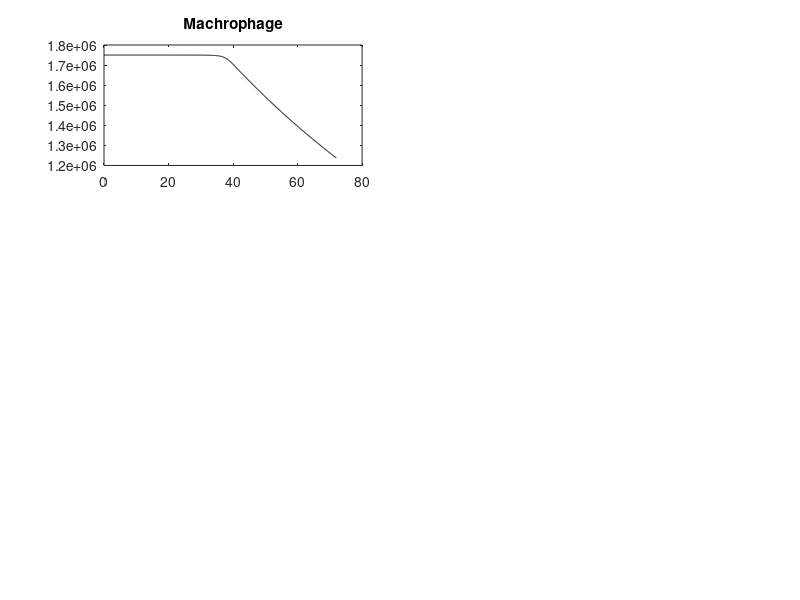

Source code (MATLAB): (Note: this script raises an error after producing the figure.)
% data = SBmeasurement('Hall data for sbtoolbox.xls')
% [time,componentNames,values,minvalues,maxvalues] = SBmeasurementdata(data);

load('hall_simulation_results')
t = results(:,1);
m = results(:,2);
dc = results(:,3);
nk = results(:,4);
mono = results(:,5);
monoblood = results(:,6);
rhop = results(:,7);
n = results(:,8);
pn = results(:,9);
np = results(:,10);
ic = results(:,11);
aic = results(:,12);

figure(1);
subplot(3,2,1);
plot(t,m,'k');
title('Machrophage');
exp_inx = find(strcmp(componentNames,'M'));
hold on
errorbar(time,values(:,exp_inx),(maxvalues(:,exp_inx)-minvalues(:,exp_inx))/2,'color','b');
hold off

subplot(3,2,2);
plot(t,dc,'k');
title('Dendritic Cell');
exp_inx = find(strcmp(componentNames,'DC'));
hold on
errorbar(time,values(:,exp_inx),(maxvalues(:,exp_inx)-minvalues(:,exp_inx))/2,'color','b');
hold off

subplot(3,2,3);
plot(t,n+np,'k');
hold on
plot(t,n,'m');
plot(t,np,'r');
title('Neutrophil');
exp_inx = find(strcmp(componentNames,'N'));
errorbar(time,values(:,exp_inx),(maxvalues(:,exp_inx)-minvalues(:,exp_inx))/2,'color','b');
exp_inx = find(strcmp(componentNames,'N_infected'));
plot(time,values(:,exp_inx),'-*b');
hold off
legend('N & NP','N','NP','Exp N & NP','Exp NP');

subplot(3,2,4);
plot(t,mono,'k');
title('Monocytes');
exp_inx = find(strcmp(componentNames,'Mono'));
hold on
errorbar(time,values(:,exp_inx),(maxvalues(:,exp_inx)-minvalues(:,exp_inx))/2,'color','b');
hold off

subplot(3,2,5);
plot(t,rhop,'k');
title('rho P');

subplot(3,2,6);
plot(t,ic,'k',t,aic,'b');
title('Cytokines');
legend('Inflammatory','Anti');
